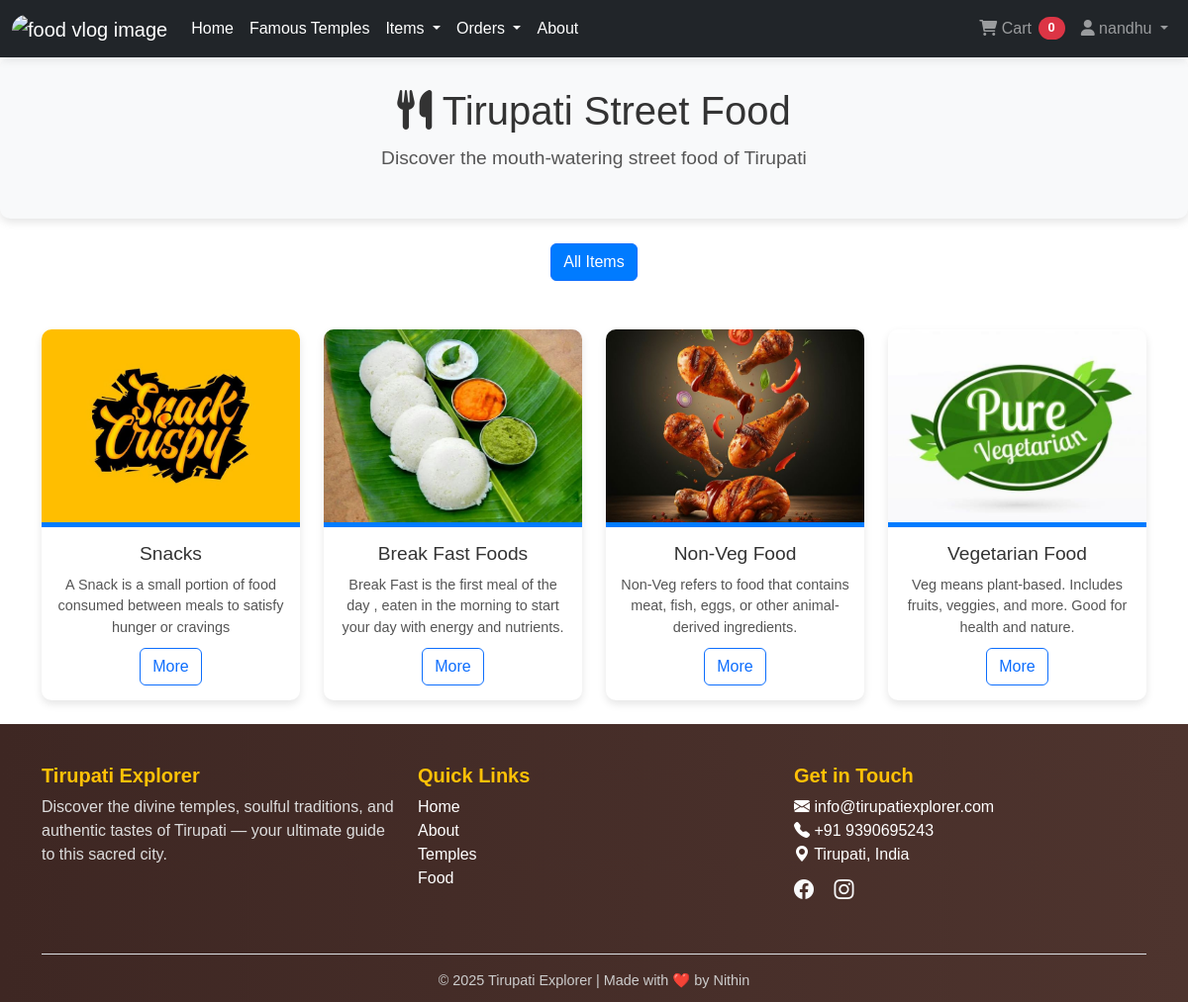
The app's page /street_food/ (signed in) with its own data.
### projectT_app/models.py (models this page shows, shortened)
class Tirupathi_data_collection(models.Model):
    name = models.CharField( max_length=200)
    description = models.TextField()
    category = models.IntegerField()
    image = models.ImageField(upload_to='static/images')
    category_name =models.CharField( max_length=50)

### projectT_app/views.py (the view)
# urls.py: path('street_food/', views.street_food, name='street_food'),
def street_food(request):
    food_items = Tirupathi_data_collection.objects.all()
    category_ids = food_items.values_list('category', flat=True).distinct()
    categories = []
    for cid in category_ids:
        categories.append({'id': cid, 'name': f'Category {cid}'})
    context = {
        'food_items': food_items,
        'categories': categories,
    }
    return render(request,'street_food.html', context)

### template/street_food.html (shortened to what this page needs)
{% extends "index.html" %}
{% load static %}
{% block content %}
<link rel="stylesheet" href="{% static 'css/street_food.css' %}">
<div class="header-section text-center">
    <h1><i class="fas fa-utensils"></i> Tirupati Street Food</h1>
    <p class="lead">Discover the mouth-watering street food of Tirupati</p>
</div>
<div class="container mb-4 text-center">
    <div class="btn-group flex-wrap" id="categoryFilter">
        <button class="btn btn-outline-primary category-btn active" data-category="all">All Items</button>
    </div>
</div>
{% block Snacks %}
<div class="container">
    <div class="row" id="foodContainer">
        {% for item in food_items %}
            <div class="col-lg-3 col-md-6 mb-4" data-category="{{ item.category.id }}">
                <div class="food-card card">
                    {% if item.image %}
                        <img src="{{ item.image.url }}" class="food-img card-img-top" alt="{{ item.name }}">
                    {% else %}
                        <img src="{% static 'images/pani_poori.png' %}" class="food-img card-img-top" alt="{{ item.name }}">
                    {% endif %}
                    <div class="card-body">
                        <h5 class="card-title">{{ item.name }}</h5>
                        <p class="card-text">
                           {{ item.description }}
                        </p>
                        <a href="{% url "all_items" item.name %}" class="btn btn-outline-primary">More</a>
                    </div>
                </div>
            </div>
        {% endfor %}
    </div>
</div>
{% endblock Snacks %}
{% endblock content %}

### template/navbar.html (shortened to what this page needs)
{% load static %}
<!DOCTYPE html>
<html lang="en">
<head>
    <link href="https://cdn.jsdelivr.net/npm/bootstrap@5.3.0/dist/css/bootstrap.min.css" rel="stylesheet">
    <link rel="stylesheet" href="https://cdnjs.cloudflare.com/ajax/libs/font-awesome/6.0.0/css/all.min.css">
    <link rel="stylesheet" href="{% static 'css/navbar.css' %}">
</head>
<body>
    <nav class="navbar navbar-expand-lg navbar-dark bg-dark">
        <div class="container-fluid">
            <a class="navbar-brand" href="#">
                <img src="https://i.pinimg.com/736x/ad/c5/95/adc5953af7c24829777f5d367300fa75.jpg"
                     alt="food vlog image"
                     class="navbar-image img-fluid">
            </a>
            <div class="collapse navbar-collapse" id="navbarContent">
                <ul class="navbar-nav me-auto mb-2 mb-lg-0">
                    <li class="nav-item">
                        <a class="nav-link active" href="{% url 'index' %}">
                            Home
                        </a>
                    </li>
                    <li class="nav-item">
                        <a class="nav-link active" href="{% url 'famous_temples' %}">
                            Famous Temples
                        </a>
                    </li>
                    <li class="nav-item dropdown">
                        <a class="nav-link dropdown-toggle active"
                           href=""
                           id="foodItemsDropdown"
                           role="button"
                           data-bs-toggle="dropdown"
                           aria-expanded="false">
                            Items
                        </a>
                    </li>
                    <li class="nav-item dropdown">
                        <a class="nav-link dropdown-toggle active"
                           href="#"
                           id="ordersDropdown"
                           role="button"
                           data-bs-toggle="dropdown"
                           aria-expanded="false">
                            Orders
                        </a>
                    </li>
                    <li class="nav-item">
                        <a class="nav-link active" href="{% url 'about' %}">
                            About
                        </a>
                    </li>
                </ul>
                <ul class="navbar-nav ms-auto mb-2 mb-lg-0">
                    <li class="nav-item">
                        <a class="nav-link cart-btn" href="{% url 'cart' %}">
                            <i class="fas fa-shopping-cart"></i>
                            <span class="d-none d-lg-inline"> Cart</span>
                            <span class="badge bg-danger rounded-pill cart-count">0</span>
                        </a>
                    </li>
                    {% if user.is_authenticated %}
                        <li class="nav-item dropdown">
                            <a class="nav-link dropdown-toggle profile-btn"
                               href="#"
                               id="profileDropdown"
                               role="button"
                               data-bs-toggle="dropdown"
                               aria-expanded="false">
                                <i class="fas fa-user"></i>
                                <span class="d-none d-lg-inline">{{ user.username }}</span>
                            </a>
                        </li>
                    {% endif %}
                </ul>
            </div>
        </div>
    </nav>
</body>
</html>

### static/css/index_page.css (style rules this page uses)
* { margin: 0; padding: 0; box-sizing: border-box; font-family: Arial, sans-serif; transition: all 0.7s ease-in-out; transition-timing-function: ease-in-out; }
body { background-color: #f8f9fa; color: #343a40; line-height: 1.6; }

### static/css/navbar.css (style rules this page uses)
.navbar { box-shadow: 0 2px 10px rgba(0, 0, 0, 0.1); }
.navbar-image { height: 80px; width: auto; border-radius: 4px; border-radius: 20px; }
.cart-count { font-size: 0.6rem; vertical-align: top; margin-left: 2px; }
.profile-btn { cursor: pointer; }

### static/css/street_food.css (style rules this page uses)
.header-section { background-color: #f8f9fa; padding: 30px 20px; margin-bottom: 20px; border-radius: 10px; box-shadow: 0 4px 8px rgba(0, 0, 0, 0.1); }
.header-section h1 { font-size: 2.5rem; color: #333; margin-bottom: 10px; }
.header-section p { font-size: 1.2rem; color: #555; }
.food-card { border: none; border-radius: 10px; box-shadow: 0 4px 8px rgba(0, 0, 0, 0.1); overflow: hidden; transition: transform 0.3s ease, box-shadow 0.3s ease; }
.food-img { height: 200px; object-fit: cover; border-bottom: 5px solid #007bff; }
.card-body { padding: 15px; text-align: center; }
.card-title { font-size: 1.2rem; color: #333; margin-bottom: 10px; }
.card-text { font-size: 0.9rem; color: #555; margin-bottom: 10px; }
.badge { font-size: 0.8rem; padding: 5px 10px; }
#categoryFilter { margin-bottom: 20px; }
.category-btn { margin: 5px; }
.category-btn.active { background-color: #007bff; color: #fff; }

### records on screen
Tirupathi_data_collection: image (picture), name "Snacks", description "A Snack is a small portion of food consumed between meals to satisfy hunger or cravings"
Tirupathi_data_collection: image (picture), name "Break Fast Foods", description "Break Fast is the first meal of the day , eaten in the morning to start your day with energy and nutrients."
Tirupathi_data_collection: image (picture), name "Non-Veg Food", description "Non-Veg refers to food that contains meat, fish, eggs, or other animal-derived ingredients."
Tirupathi_data_collection: image (picture), name "Vegetarian Food", description "Veg means plant-based. Includes fruits, veggies, and more. Good for health and nature."

### other values on screen
{{ user.username }} "nandhu"
